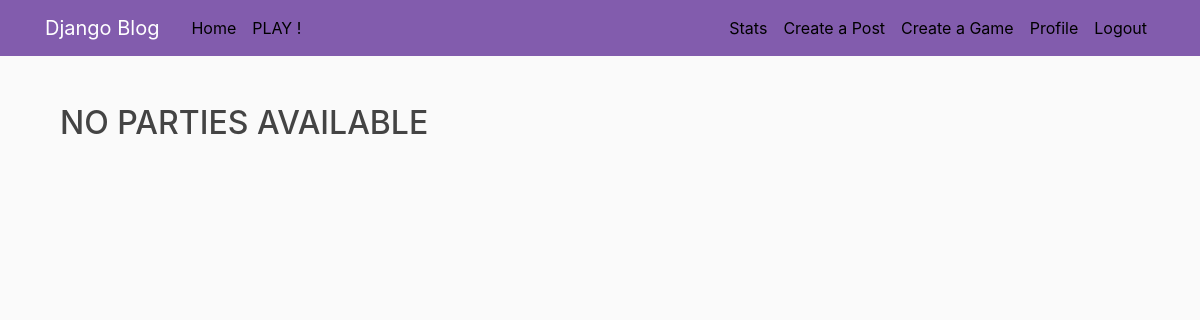
Page /list/ (signed in) on the earlier database version.
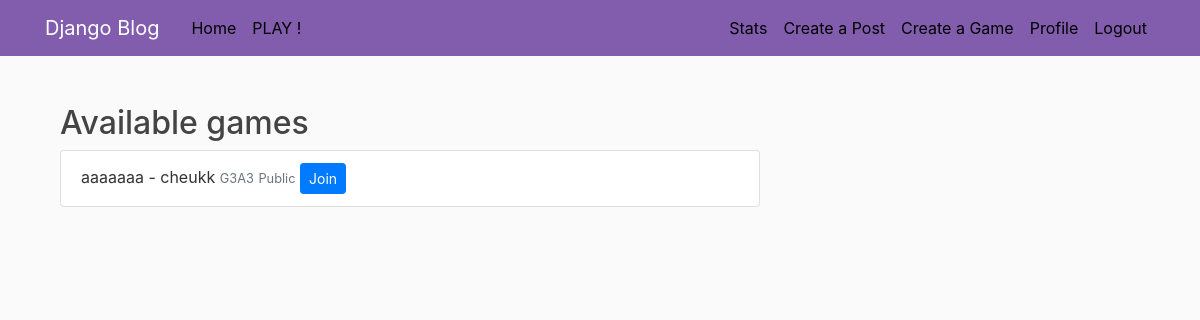
Same page on the later database version.
### blog/models.py (models this page shows, shortened)
class Game(models.Model):
    title = models.CharField(max_length=100)
    date_posted = models.DateTimeField(default=timezone.now)
    game_author = models.ForeignKey(User, on_delete=models.CASCADE, related_name='game_player1')
    game_player2 = models.ForeignKey(User, on_delete=models.SET_NULL, null=True, blank=True, related_name='game_player2')
    finished = models.BooleanField(default=False)
    room_code = models.CharField(max_length=100, null=True, blank=True)
    grid_size = models.PositiveIntegerField(default=3)
    win_size = models.PositiveIntegerField(default=3)
    private = models.BooleanField(default=False)
    winner = models.ForeignKey(User, on_delete=models.SET_NULL, null=True, blank=True, related_name='games_won')
    currentTurn = models.ForeignKey(User, on_delete=models.SET_NULL, null=True, blank=True, related_name='current_turn')

### blog/views.py (the view)
# urls.py: path('list/', GameListView.as_view(), name='game-list'),
class GameListView(LoginRequiredMixin, ListView):
    model = Game
    template_name = 'blog/game_list.html'
    context_object_name = 'games'
    ordering = ['-date_posted']
    def get_queryset(self):
        return Game.objects.filter(finished=False).order_by('-date_posted')

### blog/templates/blog/game_list.html
{% extends "blog/base.html" %}
{% block content %}
    <div class="container mt-4">
        {% if games %}
            <h2>Available games</h2>
            <ul class="list-group">
                {% for game in games %}
                    <li class="list-group-item">
                        {{ game.title }} - {{ game.game_author.username }}
                        <small class="text-muted">G{{ game.grid_size }}A{{ game.win_size }}</small>
                        {% if game.private %}
                            <small class="text-muted">Private</small>
                        {% else %}
                            <small class="text-muted">Public</small>
                        {% endif %}
                        {% if request.user == game.game_author or request.user == game.game_player2 %}
                            <a href="{% url 'join-game' game_id=game.id %}" class="btn btn-primary btn-sm">Join</a>
                        {% elif game.game_player2 %}
                            <span class="text-muted">GAME ALREADY FULL</span>
                        {% else %}
                            <a href="{% url 'join-game' game_id=game.id %}" class="btn btn-primary btn-sm">Join</a>
                        {% endif %}
                    </li>
                {% endfor %}
            </ul>
        {% else %}
            <h2>NO PARTIES AVAILABLE</h2>
        {% endif %}
    </div>
{% endblock %}

Differences in the rows shown:
added Game: title "aaaaaaa", game_author.username "cheukk", grid_size "3", win_size "3", private "Public", shows "Join"
Other differences:
text no longer shown: "NO PARTIES AVAILABLE"
text now shown: "Available games"
